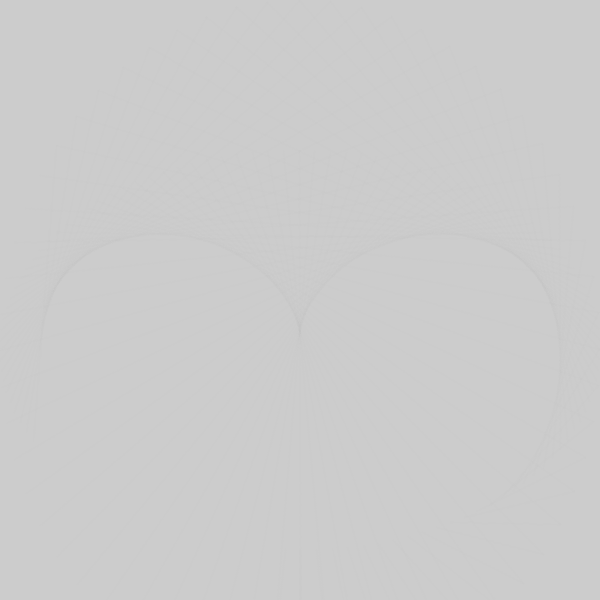
Frame 1 (no input)
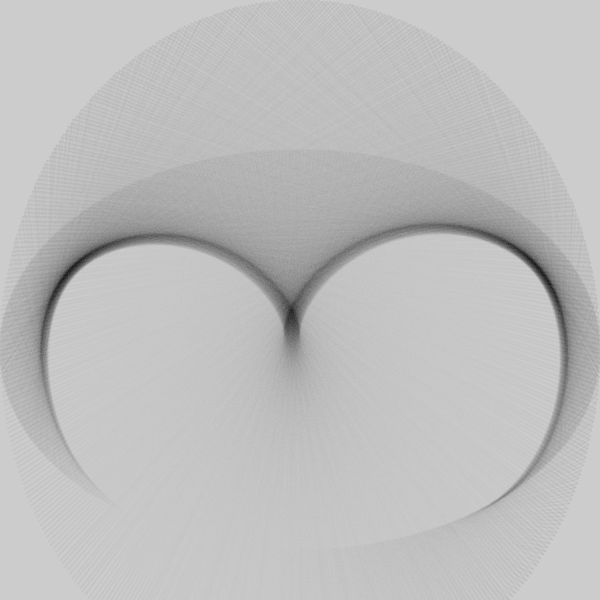
Frame 60 (the mouse pressed at the canvas centre just before this capture)
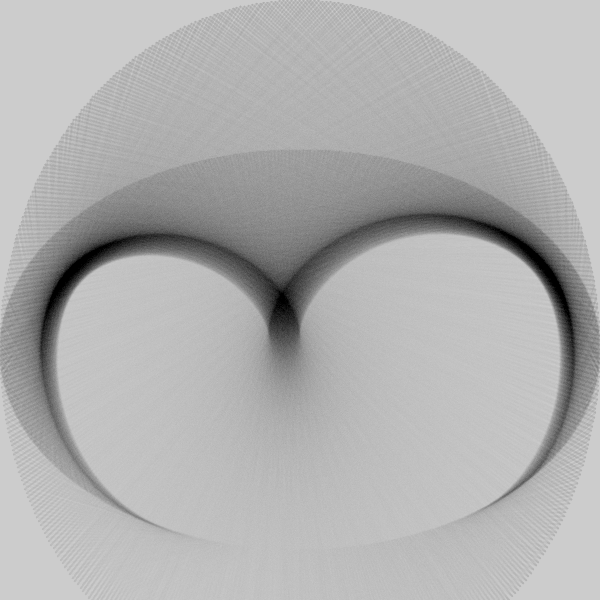
Frame 120 (the mouse held since frame 60 and released just before this capture)

The Processing sketch that drew these frames (run headless with seeded random() and noise(); from frame 60 on, the mouse is pressed at the canvas centre):

// Processing sketch: paraLines1
// ── paraLines1.pde
float offSet;
float x1, x2, y1, y2;
int halfCirc = 180;
void setup() {
  size(600, 600);
  offSet = 0;
  blendMode(DIFFERENCE);
}

void draw() {
  //background(255);
  strokeWeight(2);
  stroke(1, 155);
  pushMatrix();

 // translate(.5*width, .5*height);
  for(int i = -1; i < 100; i++) {
     calcPts(i+offSet);
     line(x1, y1, x2, y2);
  //   println(x1+" "+x2+" "+y1+" "+y2);
  }
  offSet+=.1;
 // point(x1, y1);
  popMatrix();
 // frameRate(15);

}
void calcPts(float j) {
  x1 = width/2+sin(radians(frameCount*.15+j*6))*width/2;
  y1 = 350+cos(radians(frameCount*.15+j*6))*350;
  x2 = width/2+sin(radians(frameCount*.15+j*3))*width/2;
  y2 = 350+cos(radians(frameCount*.15+j*3))*200;
}
